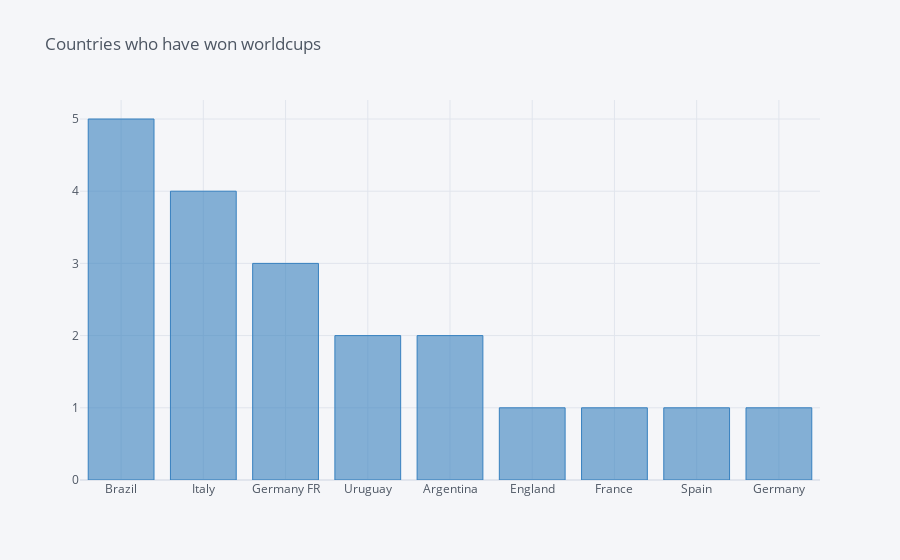

Notebook code for this chart:
### Code cell
# Tabular Representation of above mentioned data

data_countries.iplot(kind='bar',y='Winner',title='Countries who have won worldcups',colors='blue')

### Figure 1 — Plotly figure (JSON) as saved in the notebook; plotly's stock layout.template omitted (floating-point values rounded to 4 significant figures)
{"data": [{"marker": {"color": "rgba(55, 128, 191, 0.6)", "line": {"color": "rgba(55, 128, 191, 1.0)", "width": 1}}, "name": "Winner", "orientation": "v", "text": "", "type": "bar", "x": ["Brazil", "Italy", "Germany FR", "Uruguay", "Argentina", "England", "France", "Spain", "Germany"], "y": [5, 4, 3, 2, 2, 1, 1, 1, 1]}], "layout": {"legend": {"bgcolor": "#F5F6F9", "font": {"color": "#4D5663"}}, "paper_bgcolor": "#F5F6F9", "plot_bgcolor": "#F5F6F9", "title": {"font": {"color": "#4D5663"}, "text": "Countries who have won worldcups"}, "xaxis": {"gridcolor": "#E1E5ED", "showgrid": true, "tickfont": {"color": "#4D5663"}, "title": {"font": {"color": "#4D5663"}, "text": ""}, "zerolinecolor": "#E1E5ED"}, "yaxis": {"gridcolor": "#E1E5ED", "showgrid": true, "tickfont": {"color": "#4D5663"}, "title": {"font": {"color": "#4D5663"}, "text": ""}, "zerolinecolor": "#E1E5ED"}}}
